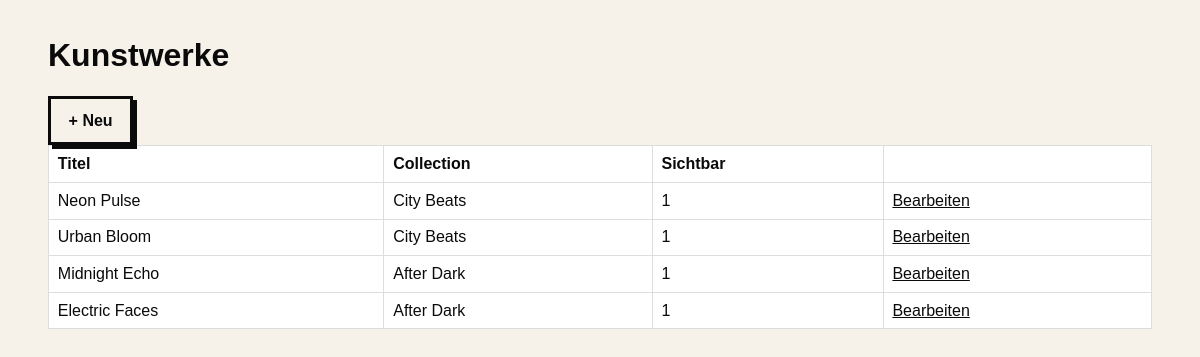
/admin/artworks.php, run on the app's committed database.
### tables this page shows
CREATE TABLE IF NOT EXISTS artworks (
  id INT UNSIGNED AUTO_INCREMENT PRIMARY KEY,
  title VARCHAR(255) NOT NULL,
  slug VARCHAR(255) UNIQUE,
  description TEXT NOT NULL,
  image_path VARCHAR(500) NOT NULL,
  collection_name VARCHAR(255) NULL,
  year VARCHAR(20) NULL,
  is_visible TINYINT(1) DEFAULT 1,
  sort_order INT DEFAULT 0,
  created_at DATETIME DEFAULT CURRENT_TIMESTAMP,
  updated_at DATETIME DEFAULT CURRENT_TIMESTAMP ON UPDATE CURRENT_TIMESTAMP
);

### includes/functions.php (called while the page is built, shortened)
<?php
require_once __DIR__ . '/../config/database.php';
function e(?string $value): string
{
    return htmlspecialchars((string) $value, ENT_QUOTES, 'UTF-8');
}
function fetchAll(string $sql, array $params = []): array
{
    global $pdo;
    $stmt = $pdo->prepare($sql);
    $stmt->execute($params);
    return $stmt->fetchAll();
}

### admin/artworks.php (the view)
<?php require __DIR__ . '/../includes/functions.php'; $rows=fetchAll('SELECT * FROM artworks ORDER BY sort_order ASC, created_at DESC'); ?><!doctype html><html lang="de"><head><meta charset="utf-8"><link rel="stylesheet" href="/assets/css/style.css"><title>Artworks</title></head><body class="admin"><div class="container"><h1>Kunstwerke</h1><a class="btn" href="/admin/artwork-edit.php">+ Neu</a><table class="admin-table"><tr><th>Titel</th><th>Collection</th><th>Sichtbar</th><th></th></tr><?php foreach($rows as $r):?><tr><td><?=e($r['title'])?></td><td><?=e((string)$r['collection_name'])?></td><td><?= (int)$r['is_visible'] ?></td><td><a href="/admin/artwork-edit.php?id=<?= (int)$r['id'] ?>">Bearbeiten</a></td></tr><?php endforeach;?></table></div></body></html>

### assets/css/style.css (style rules this page uses)
:root { --cream:#fdf9f2;--ink:#0a0a0a;--ink-soft:#1a1a1a;--pink:#ff2d87;--yellow:#ffd600;--blue:#1e3fff;--muted:#7a7268;--line:rgba(10,10,10,.12) }
* { box-sizing:border-box }
body { margin:0;font-family:'Manrope',sans-serif;background:var(--cream);color:var(--ink) }
a { color:inherit }
.container { width:min(1120px,92vw);margin:auto }
.btn { display:inline-block;padding:.8rem 1.1rem;border:3px solid var(--ink);font-weight:800;text-decoration:none;box-shadow:4px 4px 0 var(--ink) }
.admin { background:#f6f2ea }
.admin .container { padding:1rem 0 }
.admin-table { width:100%;border-collapse:collapse;background:#fff }
.admin-table td,.admin-table th { border:1px solid #ddd;padding:.55rem;text-align:left }

### data on the page
artworks: title "Neon Pulse", collection_name "City Beats", is_visible "1"
artworks: title "Urban Bloom", collection_name "City Beats", is_visible "1"
artworks: title "Midnight Echo", collection_name "After Dark", is_visible "1"
artworks: title "Electric Faces", collection_name "After Dark", is_visible "1"
